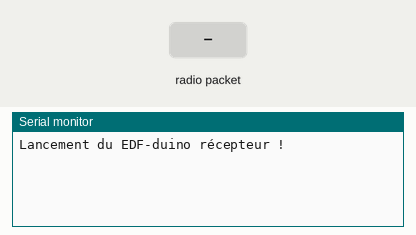
A sketch run on a simulated Arduino Uno, built with avr-gcc and run on an emulated ATmega328P. On the bench: the last lines printed to the serial monitor. The test bench sets the inputs (shaded band). No radio packets arrive unless stated.

Above: at 1.2 s.
1.3 s: radio packet "1" arrives
At 2.5 s:
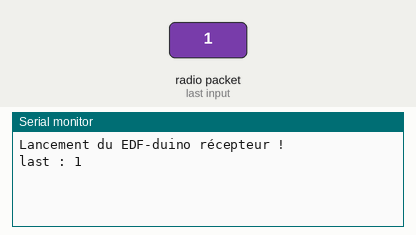
2.8 s: radio packet "0" arrives
At 4.2 s:
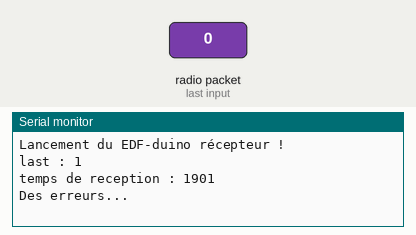
4.7 s: radio packet "2" arrives
At 5.2 s:
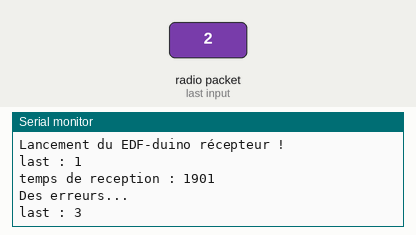

Measured:
- after the input at 1.3 s, the serial monitor: prints a new line at once (image 1)
- after the input at 2.8 s, the serial monitor: prints a new line after 0.40 s (image 2)
- after the input at 4.7 s, the serial monitor: prints a new line at once (image 3)

The sketch:

edf-receiver.ino
```cpp
/*
 * Arduino qui récupère les valeurs EDF toutes les X secondes
 * et qui les renvoies à l'aide du module nRF24L01+.
 */

#include <SPI.h>
#include "RF24.h"
#include "Time.h"

#define VALUES_LENGTH 3    // taille de tableau à enregitrer avant envoie

struct valuesWeCareAbout {
  byte ID;
  long HC;
  long HP;
  int PAPP;
  boolean IS_HP;
  unsigned long timestamp;
};

/****************   Config    *****************/
/* RF24 Configuration : */
/* CE : Pin 7 */
/* CSW : Pin 8 */
RF24 radio(7,8);

/* Adresses (T = transmiter, R = receiver) */
byte addresses[][8] = {"T-duino", "R-duino"};

/* Variable intermédiaire, et tab de stockage */
struct valuesWeCareAbout b[VALUES_LENGTH];
struct valuesWeCareAbout frame;

int last_receive = 0;

bool checkB()
{
  for(int i = 0 ; i < VALUES_LENGTH ; i++)
    if(b[i].ID != i)
      return false;
  return true;
}

void clearB()
{
  for(int i = 0 ; i < VALUES_LENGTH ;i++)
  {
    b[i].ID = -1;
    b[i].HC = -1;
    b[i].HP = -1;
    b[i].PAPP = -1;
    b[i].IS_HP = true;
    b[i].timestamp = 0;
  }
}

void displayB()
{
  for(int i = 0 ; i < VALUES_LENGTH ;i++)
  {
    Serial.print("id n°");
    Serial.print(b[i].ID);
    Serial.print(" (");
    if(b[i].IS_HP)
      Serial.println("HP)");
    else
      Serial.println("HC)");
    Serial.print(" HC : ");
    Serial.println(b[i].HC);
    Serial.print(" HP : ");
    Serial.println(b[i].HP);
    Serial.print(" PAPP : ");
    Serial.println(b[i].PAPP);
    Serial.print(" Time : ");
    Serial.println(b[i].timestamp);
    Serial.println("");
  }
}

void setup() {
  /* Configuration Serial */
  Serial.begin(115200);
  Serial.println("Lancement du EDF-duino récepteur !");

  /* Lancement radio */
  radio.begin();

  /* A CHANGER : change la distance d'envoie avec d'autres paramètres */
  /* https://arduino-info.wikispaces.com/Nrf24L01-2.4GHz-HowTo : CTRL-f "Range" */
  radio.setPayloadSize(32);
  radio.setChannel(108);
  radio.setAutoAck(true);
  radio.setRetries(15, 15);
  radio.setDataRate(RF24_2MBPS);
  radio.openWritingPipe(addresses[0]);
  radio.openReadingPipe(1,addresses[1]);

  radio.startListening();
}

void loop() {
  if(radio.available())
  {
    Serial.print("last : ");
    Serial.println(now() - last_receive);
    last_receive = now();

    long start_millis = millis();
    for(int i = 0 ; i < VALUES_LENGTH ; i++)
    {
      long begin_millis = millis();
      while(!radio.available() && millis() - begin_millis < 200) {}

      if(millis() - begin_millis > 200)
       break;

      radio.read(&b[i], sizeof(b[i]));

      if(b[i].ID != i)
        i--;
    }

    long millis_total = millis() - start_millis;
    Serial.print("temps de reception : ");
    Serial.println(millis_total);

    if(checkB())
    {
      Serial.println("Tout est ok.");
      displayB();
    }
    else
      Serial.println("Des erreurs...");

    /* DO SOMETHING WITH */

    clearB();
  }
}
```
